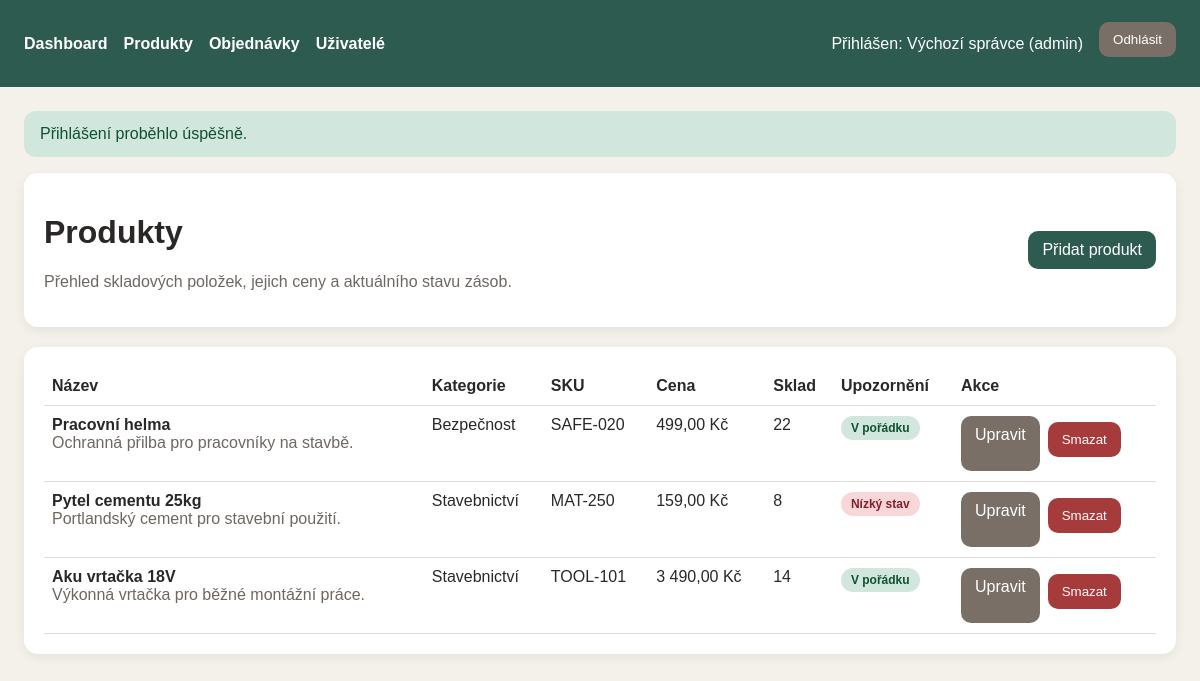
Screenshot of /products (signed in) with the database file from the repository.
### tables this page shows
CREATE TABLE users (
	id INTEGER NOT NULL, 
	username VARCHAR(100) NOT NULL, 
	password_hash VARCHAR(255) NOT NULL, 
	full_name VARCHAR(150) NOT NULL, 
	role VARCHAR(20) NOT NULL, 
	created_at DATETIME NOT NULL, 
	PRIMARY KEY (id)
);

CREATE TABLE products (
	id INTEGER NOT NULL, 
	name VARCHAR(150) NOT NULL, 
	category VARCHAR(100) NOT NULL, 
	sku VARCHAR(100) NOT NULL, 
	description TEXT NOT NULL, 
	price FLOAT NOT NULL, 
	quantity_in_stock INTEGER NOT NULL, 
	low_stock_threshold INTEGER NOT NULL, 
	created_at DATETIME NOT NULL, 
	updated_at DATETIME NOT NULL, 
	PRIMARY KEY (id)
);

### src/Core/Controller.php (called while the page is built, shortened)
<?php
abstract class Controller
{
    protected AuthService $authService;
    public function __construct(
        protected Database $database,
        protected array $config
    ) {
        $this->authService = new AuthService($database);
    }
    protected function render(string $view, array $data = []): void
    {
        extract($data);
        $currentUser = $this->authService->currentUser();
        require dirname(__DIR__) . '/Views/' . $view . '.php';
    }
    protected function getFlash(): ?array
    {
        $flash = $_SESSION['flash'] ?? null;
        return $flash;
    }
}

### src/Controllers/ProductController.php (called while the page is built, shortened)
<?php
class ProductController extends Controller
{
    public function index(): void
    {
        $this->render('products/index', [
            'flash' => $this->getFlash(),
            'products' => $this->productRepository->all(),
        ]);
    }
}

### src/Core/Router.php (called while the page is built, shortened)
<?php
class Router
{
    private array $routes = [
        'GET' => [],
        'POST' => [],
    ];
    public function get(string $path, callable $handler): void
    {
        $this->routes['GET'][$path] = $handler;
    }
    public function post(string $path, callable $handler): void
    {
        $this->routes['POST'][$path] = $handler;
    }
    public function dispatch(string $method, string $uri): void
    {
        $path = parse_url($uri, PHP_URL_PATH) ?: '/';
        $handler = $this->routes[$method][$path] ?? null;
        call_user_func($handler);
    }
}

### public/index.php (called while the page is built, shortened)
<?php
$config = require dirname(__DIR__) . '/config/config.php';
$database = new Database($config['database']);
$database->migrate();
$database->seedDefaultData();
$router = new Router();
$authController = new AuthController($database, $config);
$dashboardController = new DashboardController($database, $config);
$productController = new ProductController($database, $config);
$orderController = new OrderController($database, $config);
$userController = new UserController($database, $config);
$apiController = new ApiController($database, $config);
$router->get('/', [$dashboardController, 'index']);
$router->get('/login', [$authController, 'showLogin']);
$router->post('/login', [$authController, 'login']);
$router->post('/logout', [$authController, 'logout']);
$router->get('/products', [$productController, 'index']);
$router->get('/products/create', [$productController, 'create']);
$router->post('/products/store', [$productController, 'store']);
$router->get('/products/edit', [$productController, 'edit']);
$router->post('/products/update', [$productController, 'update']);
$router->post('/products/delete', [$productController, 'delete']);
$router->get('/orders', [$orderController, 'index']);
$router->get('/orders/create', [$orderController, 'create']);
$router->post('/orders/store', [$orderController, 'store']);
$router->get('/orders/edit', [$orderController, 'edit']);
$router->post('/orders/update-status', [$orderController, 'updateStatus']);
$router->get('/users', [$userController, 'index']);
$router->get('/users/create', [$userController, 'create']);
$router->post('/users/store', [$userController, 'store']);
$router->get('/api/products', [$apiController, 'products']);
$router->get('/api/orders', [$apiController, 'orders']);
$router->get('/api/stock-alerts', [$apiController, 'stockAlerts']);
$router->dispatch($_SERVER['REQUEST_METHOD'] ?? 'GET', $_SERVER['REQUEST_URI'] ?? '/');

### src/Services/AuthService.php (called while the page is built, shortened)
<?php
class AuthService
{
    private UserRepository $userRepository;
    public function __construct(Database $database)
    {
        $this->userRepository = new UserRepository($database);
    }
    public function currentUser(): ?array
    {
        $userId = $_SESSION['user_id'] ?? null;
        $user = $this->userRepository->findById((int) $userId);
        return $user ?: null;
    }
}

### src/Core/Database.php (called while the page is built, shortened)
<?php
class Database
{
    private PDO $connection;
    public function getConnection(): PDO
    {
        return $this->connection;
    }
    public function migrate(): void
    {
        $schema = <<<SQL
        CREATE TABLE IF NOT EXISTS users (
            id INTEGER PRIMARY KEY AUTOINCREMENT,
            username TEXT NOT NULL UNIQUE,
            password_hash TEXT NOT NULL,
            full_name TEXT NOT NULL,
            role TEXT NOT NULL,
            created_at TEXT NOT NULL
        );
        CREATE TABLE IF NOT EXISTS products (
            id INTEGER PRIMARY KEY AUTOINCREMENT,
            name TEXT NOT NULL,
            category TEXT NOT NULL,
            sku TEXT NOT NULL UNIQUE,
            description TEXT NOT NULL,
            price REAL NOT NULL,
            quantity_in_stock INTEGER NOT NULL,
            low_stock_threshold INTEGER NOT NULL,
            created_at TEXT NOT NULL,
            updated_at TEXT NOT NULL
        );
        CREATE TABLE IF NOT EXISTS orders (
            id INTEGER PRIMARY KEY AUTOINCREMENT,
            order_number TEXT NOT NULL UNIQUE,
            customer_name TEXT NOT NULL,
            note TEXT NOT NULL,
            status TEXT NOT NULL,
            total_price REAL NOT NULL,
            created_by_user_id INTEGER NOT NULL,
            created_at TEXT NOT NULL,
            updated_at TEXT NOT NULL,
            FOREIGN KEY (created_by_user_id) REFERENCES users(id)
        );
        CREATE TABLE IF NOT EXISTS order_items (
            id INTEGER PRIMARY KEY AUTOINCREMENT,
            order_id INTEGER NOT NULL,
            product_id INTEGER NOT NULL,
            quantity INTEGER NOT NULL,
            unit_price REAL NOT NULL,
            FOREIGN KEY (order_id) REFERENCES orders(id) ON DELETE CASCADE,
            FOREIGN KEY (product_id) REFERENCES products(id)
        );
        SQL;
        $this->connection->exec($schema);
    }
    private function initializeConnection(): void
    {
        $databasePath = $this->configuration['database'];
        try {
            $this->connection = new PDO('sqlite:' . $databasePath);
        } catch (PDOException $exception) {
            throw new RuntimeException(
                'Failed to connect to the SQLite database at "' . $databasePath . '".',
                0,
                $exception
            );
        }
        $this->connection->setAttribute(PDO::ATTR_ERRMODE, PDO::ERRMODE_EXCEPTION);
        $this->connection->setAttribute(PDO::ATTR_DEFAULT_FETCH_MODE, PDO::FETCH_ASSOC);
        $this->connection->exec('PRAGMA foreign_keys = ON');
    }
}

### src/Repositories/UserRepository.php (called while the page is built, shortened)
<?php
class UserRepository
{
    public function findById(int $id): array|false
    {
        $statement = $this->database->getConnection()->prepare(
            'SELECT * FROM users WHERE id = :id LIMIT 1'
        );
        $statement->execute(['id' => $id]);
        return $statement->fetch();
    }
}

### src/Repositories/ProductRepository.php (called while the page is built, shortened)
<?php
class ProductRepository
{
    public function all(): array
    {
        $statement = $this->database->getConnection()->query(
            'SELECT *,
                CASE WHEN quantity_in_stock <= low_stock_threshold THEN 1 ELSE 0 END AS is_low_stock
             FROM products
             ORDER BY updated_at DESC, name ASC'
        );
        return $statement->fetchAll();
    }
}

### src/Views/products/index.php (the view, shortened to what this page needs)
<?php require dirname(__DIR__) . '/layout/header.php'; ?>
<div class="card">
    <div class="actions" style="justify-content: space-between; align-items: center;">
        <div>
            <h1>Produkty</h1>
            <p class="muted">Přehled skladových položek, jejich ceny a aktuálního stavu zásob.</p>
        </div>
        <a href="/products/create" class="button-link">Přidat produkt</a>
    </div>
</div>
<div class="card">
    <table>
        <thead>
        <tr>
            <th>Název</th>
            <th>Kategorie</th>
            <th>SKU</th>
            <th>Cena</th>
            <th>Sklad</th>
            <th>Upozornění</th>
            <th>Akce</th>
        </tr>
        </thead>
        <tbody>
        <?php foreach ($products as $product): ?>
            <tr>
                <td>
                    <strong><?= htmlspecialchars((string) $product['name']) ?></strong><br>
                    <span class="muted"><?= htmlspecialchars((string) $product['description']) ?></span>
                </td>
                <td><?= htmlspecialchars((string) $product['category']) ?></td>
                <td><?= htmlspecialchars((string) $product['sku']) ?></td>
                <td><?= number_format((float) $product['price'], 2, ',', ' ') ?> Kč</td>
                <td><?= htmlspecialchars((string) $product['quantity_in_stock']) ?></td>
                <td>
                    <?php if ((int) $product['is_low_stock'] === 1): ?>
                        <span class="badge badge-danger">Nízký stav</span>
                    <?php else: ?>
                        <span class="badge badge-success">V pořádku</span>
                    <?php endif; ?>
                </td>
                <td>
                    <div class="actions">
                        <a href="/products/edit?id=<?= (int) $product['id'] ?>" class="button-link button-secondary">Upravit</a>
                        <?php if ($currentUser['role'] === 'admin'): ?>
                            <form method="post" action="/products/delete" class="inline-form" onsubmit="return confirm('Opravdu smazat produkt?');">
                                <button type="submit" class="button-danger">Smazat</button>
                            </form>
                        <?php endif; ?>
                    </div>
                </td>
            </tr>
        <?php endforeach; ?>
        </tbody>
    </table>
</div>
<?php require dirname(__DIR__) . '/layout/footer.php'; ?>

### src/Views/layout/header.php (shortened to what this page needs)
<!DOCTYPE html>
<html lang="cs">
<head>
</head>
<body>
<?php if ($currentUser !== null): ?>
    <div class="topbar">
        <div class="nav-links">
            <a href="/">Dashboard</a>
            <a href="/products">Produkty</a>
            <a href="/orders">Objednávky</a>
            <?php if ($currentUser['role'] === 'admin'): ?>
                <a href="/users">Uživatelé</a>
            <?php endif; ?>
        </div>
        <div class="nav-links">
            <span style="margin-right: 16px;">
                Přihlášen: <?= htmlspecialchars((string) $currentUser['full_name']) ?>
                (<?= htmlspecialchars((string) $currentUser['role']) ?>)
            </span>
            <form method="post" action="/logout" class="inline-form">
                <button type="submit" class="button-secondary">Odhlásit</button>
            </form>
        </div>
    </div>
<?php endif; ?>
<div class="container">
<?php if (!empty($flash)): ?>
    <div class="alert alert-<?= htmlspecialchars((string) $flash['type']) ?>">
        <?= htmlspecialchars((string) $flash['message']) ?>
    </div>
<?php endif; ?>

### src/Views/layout/footer.php
</div>
</body>
</html>

### src/Views/layout/header.php (style rules this page uses)
body { font-family: Arial, sans-serif; background: #f4f1ea; color: #2a2826; margin: 0; }
.topbar { background: #2e5b4f; color: #fff; padding: 16px 24px; display: flex; justify-content: space-between; align-items: center; }
.topbar a { color: #fff; text-decoration: none; margin-right: 16px; font-weight: bold; }
.container { max-width: 1160px; margin: 0 auto; padding: 24px; }
.card { background: #fff; border-radius: 14px; padding: 20px; margin-bottom: 20px; box-shadow: 0 4px 12px rgba(0,0,0,0.06); }
table { width: 100%; border-collapse: collapse; }
th, td { border-bottom: 1px solid #ddd; padding: 10px 8px; text-align: left; vertical-align: top; }
.badge { display: inline-block; padding: 5px 10px; border-radius: 999px; font-size: 12px; font-weight: bold; }
.badge-danger { background: #f8d7da; color: #842029; }
.badge-success { background: #d1e7dd; color: #0f5132; }
.alert { padding: 14px 16px; border-radius: 12px; margin-bottom: 16px; }
.alert-success { background: #d1e7dd; color: #0f5132; }
.actions { display: flex; gap: 8px; flex-wrap: wrap; }
input, select, textarea, button { width: 100%; padding: 10px 12px; border-radius: 10px; border: 1px solid #c8c5c0; box-sizing: border-box; margin-top: 6px; margin-bottom: 14px; }
button, .button-link { background: #2e5b4f; color: white; border: none; cursor: pointer; text-decoration: none; display: inline-block; text-align: center; padding: 10px 14px; border-radius: 10px; width: auto; }
.button-secondary { background: #7a6f66; }
.button-danger { background: #a53b3b; }
.nav-links { display: flex; align-items: center; flex-wrap: wrap; }
.inline-form { display: inline; }
.muted { color: #6e675f; }

### rows the page displays
users: full_name "Výchozí správce", role "admin"
products: name "Pracovní helma", description "Ochranná přilba pro pracovníky na stavbě.", category "Bezpečnost", sku "SAFE-020", price "499,00", quantity_in_stock "22", shows "V pořádku"
products: name "Pytel cementu 25kg", description "Portlandský cement pro stavební použití.", category "Stavebnictví", sku "MAT-250", price "159,00", quantity_in_stock "8", shows "Nízký stav"
products: name "Aku vrtačka 18V", description "Výkonná vrtačka pro běžné montážní práce.", category "Stavebnictví", sku "TOOL-101", price "3 490,00", quantity_in_stock "14", shows "V pořádku"

### other values shown
$flash['message'] "Přihlášení proběhlo úspěšně."
